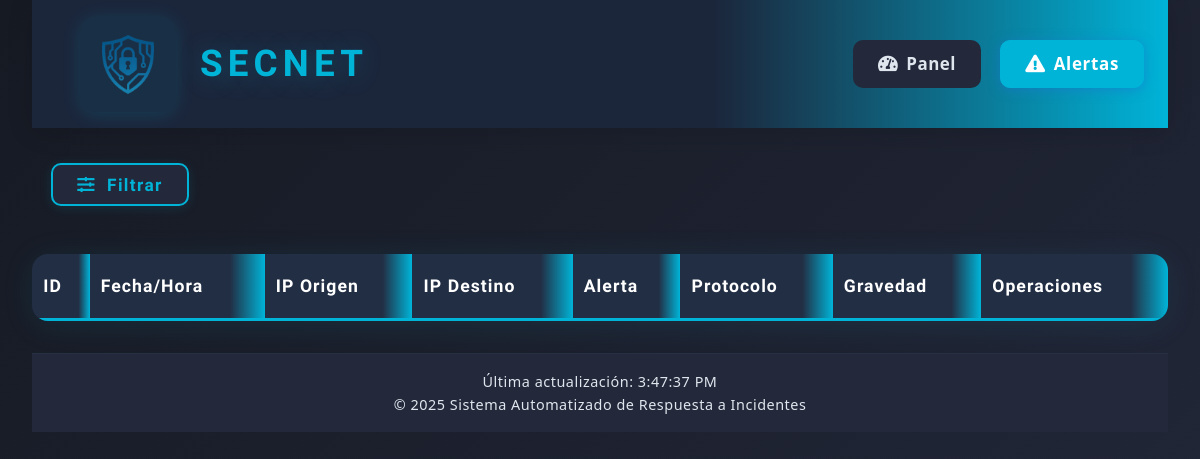
Page /web-interface/alerts.php?severity=3 on the earlier database version.
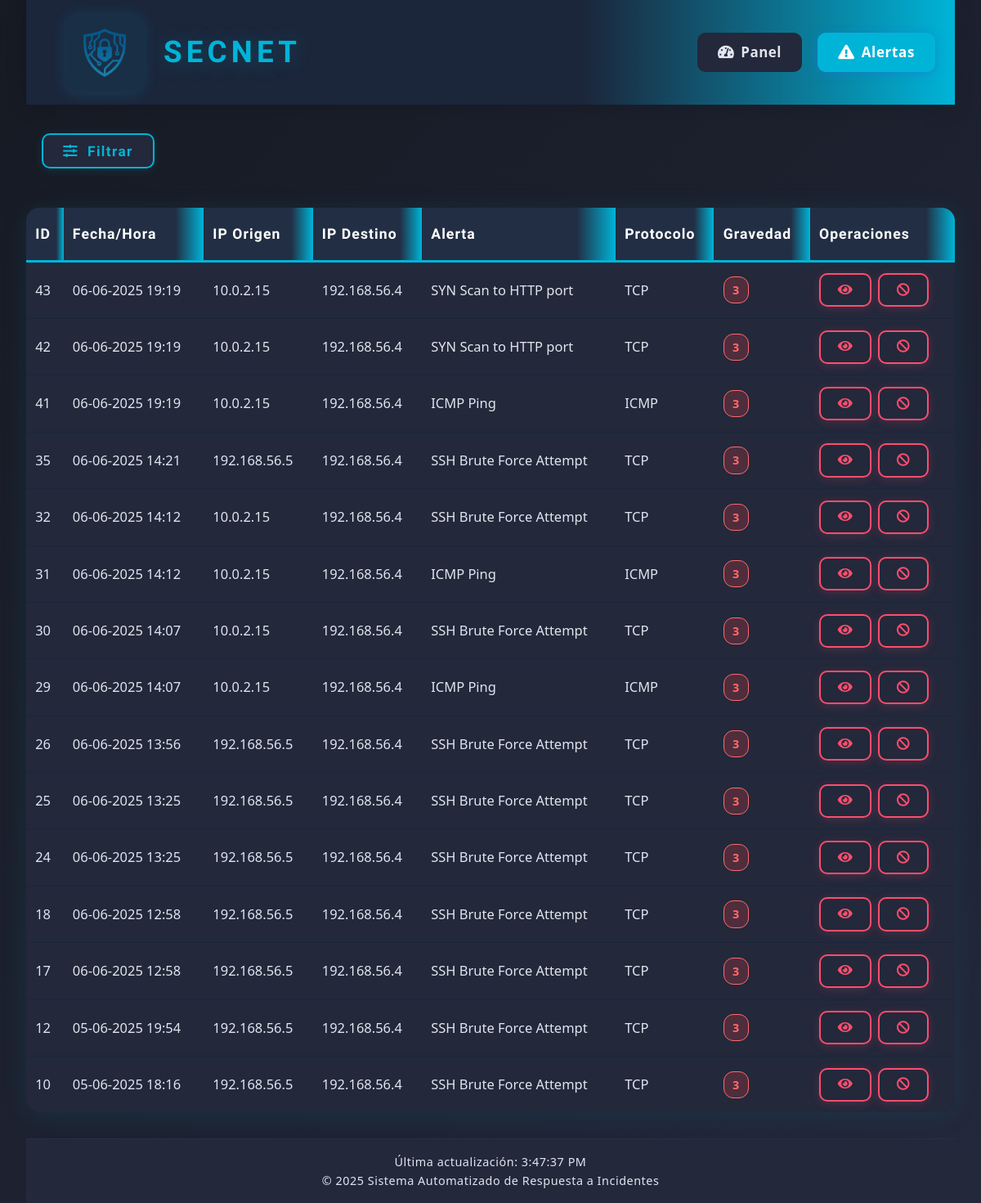
Same page on the later database version.
### tables this page shows
CREATE TABLE alerts (
        id INTEGER PRIMARY KEY AUTOINCREMENT,
        timestamp TEXT,
        source_ip TEXT,
        source_port TEXT,
        destination_ip TEXT,
        dest_port TEXT,
        alert_message TEXT,
        severity INTEGER,
        protocol TEXT,
        action_taken TEXT,
        raw_data TEXT
    );

### web-interface/alerts.php (the view, shortened to what this page needs)
<!DOCTYPE html>
<html lang="es">
<head>
    <link rel="stylesheet" href="css/style.css">
    <link rel="stylesheet" href="https://cdnjs.cloudflare.com/ajax/libs/font-awesome/5.15.3/css/all.min.css">
</head>
<body>
    <div class="container">
        <header>
            <div class="logo-container">
                <a href="index.php" style="display:flex;align-items:center;text-decoration:none;">
                    <img src="assets/logo.png" alt="Logo">
                    <h1 style="font-family: 'Orbitron', sans-serif;">SecNet</h1>
                </a>
            </div>
            <nav>
                <ul>
                    <li><a href="index.php"><i class="fas fa-tachometer-alt"></i> Panel</a></li>
                    <li><a href="alerts.php" class="active"><i class="fas fa-exclamation-triangle"></i> Alertas</a></li>
                </ul>
            </nav>
        </header>
        <main>
            <section class="alerts-section">
                <button id="toggleFiltersBtn" class="filter-button" type="button" style="margin-bottom:1.2rem;"><i class="fas fa-sliders-h"></i> Filtrar</button>
                <div class="alerts-table">
                    <table class="tech-table">
                        <thead>
                            <tr>
                                <th>ID</th>
                                <th>Fecha/Hora</th>
                                <th>IP Origen</th>
                                <th>IP Destino</th>
                                <th>Alerta</th>
                                <th>Protocolo</th>
                                <th>Gravedad</th>
                                <th>Operaciones</th>
                            </tr>
                        </thead>
                        <tbody id="alertsTableBody">
                            <?php
                            $db = new SQLite3('/var/www/html/database/alerts.db');
                            $db->exec("PRAGMA timezone = 'Europe/Madris'");
                            $offset = isset($_GET['offset']) ? intval($_GET['offset']) : 0;
                            $limit = 30;
                            $query = "SELECT * FROM alerts WHERE 1=1";
                            $countQuery = "SELECT COUNT(*) as total FROM alerts WHERE 1=1";
                            $params = [];
                            if (isset($_GET['severity']) && $_GET['severity'] !== '') {
                                $severity = intval($_GET['severity']);
                                if ($severity === 3) {
                                    $query .= " AND severity >= 3";
                                } else {
                                    $query .= " AND severity = :severity";
                                    $countQuery .= " AND severity = :severity";
                                    $params[':severity'] = $severity;
                                }
                            }
                            $query .= " ORDER BY timestamp DESC LIMIT $limit OFFSET $offset";
                            $stmt = $db->prepare($query);
                            $results = $stmt->execute();
                            while ($row = $results->fetchArray(SQLITE3_ASSOC)) {
                                echo '<tr>';
                                echo '<td>' . $row['id'] . '</td>';
                                $date = new DateTime($row['timestamp'], new DateTimeZone('UTC'));
                                $date->setTimezone(new DateTimeZone('Europe/Madrid'));
                                echo '<td data-timestamp="' . strtotime($row['timestamp']) . '">' . $date->format('d-m-Y H:i') . '</td>';
                                echo '<td>' . htmlspecialchars($row['source_ip']) . '</td>';
                                echo '<td>' . htmlspecialchars($row['destination_ip']) . '</td>';
                                echo '<td>' . htmlspecialchars($row['alert_message']) . '</td>';
                                echo '<td>' . htmlspecialchars($row['protocol']) . '</td>';
                                echo '<td><span class="gravedad-badge gravedad-' . (int)$row['severity'] . '">' . $row['severity'] . '</span></td>';
                                echo '<td>';
                                echo '<button class="action-btn alerta details-button" onclick="viewAlertDetails(' . $row['id'] . ')"><i class="fas fa-eye"></i></button> ';
                                echo '<button class="action-btn alerta block-button" onclick="blockIP(\'' . htmlspecialchars($row['source_ip']) . '\')"><i class="fas fa-ban"></i></button>';
                                echo '</td>';
                                echo '</tr>';
                            }
                            ?>
                        </tbody>
                    </table>
                </div>
            </section>
        </main>
        <footer class="footer-container">
            <p>&copy; <?php echo date('Y'); ?> Sistema Automatizado de Respuesta a Incidentes</p>
        </footer>
    </div>
</body>
</html>

Differences in the rows shown:
added alerts: id "43", timestamp "06-06-2025 19:19", source_ip "10.0.2.15", destination_ip "192.168.56.4", alert_message "SYN Scan to HTTP port", protocol "TCP", severity "3"
added alerts: id "42", timestamp "06-06-2025 19:19", source_ip "10.0.2.15", destination_ip "192.168.56.4", alert_message "SYN Scan to HTTP port", protocol "TCP", severity "3"
added alerts: id "41", timestamp "06-06-2025 19:19", source_ip "10.0.2.15", destination_ip "192.168.56.4", alert_message "ICMP Ping", protocol "ICMP", severity "3"
added alerts: id "35", timestamp "06-06-2025 14:21", source_ip "192.168.56.5", destination_ip "192.168.56.4", alert_message "SSH Brute Force Attempt", protocol "TCP", severity "3"
added alerts: id "32", timestamp "06-06-2025 14:12", source_ip "10.0.2.15", destination_ip "192.168.56.4", alert_message "SSH Brute Force Attempt", protocol "TCP", severity "3"
added alerts: id "31", timestamp "06-06-2025 14:12", source_ip "10.0.2.15", destination_ip "192.168.56.4", alert_message "ICMP Ping", protocol "ICMP", severity "3"
added alerts: id "30", timestamp "06-06-2025 14:07", source_ip "10.0.2.15", destination_ip "192.168.56.4", alert_message "SSH Brute Force Attempt", protocol "TCP", severity "3"
added alerts: id "29", timestamp "06-06-2025 14:07", source_ip "10.0.2.15", destination_ip "192.168.56.4", alert_message "ICMP Ping", protocol "ICMP", severity "3"
added alerts: id "26", timestamp "06-06-2025 13:56", source_ip "192.168.56.5", destination_ip "192.168.56.4", alert_message "SSH Brute Force Attempt", protocol "TCP", severity "3"
added alerts: id "25", timestamp "06-06-2025 13:25", source_ip "192.168.56.5", destination_ip "192.168.56.4", alert_message "SSH Brute Force Attempt", protocol "TCP", severity "3"
added alerts: id "24", timestamp "06-06-2025 13:25", source_ip "192.168.56.5", destination_ip "192.168.56.4", alert_message "SSH Brute Force Attempt", protocol "TCP", severity "3"
added alerts: id "18", timestamp "06-06-2025 12:58", source_ip "192.168.56.5", destination_ip "192.168.56.4", alert_message "SSH Brute Force Attempt", protocol "TCP", severity "3"
added alerts: id "17", timestamp "06-06-2025 12:58", source_ip "192.168.56.5", destination_ip "192.168.56.4", alert_message "SSH Brute Force Attempt", protocol "TCP", severity "3"
added alerts: id "12", timestamp "05-06-2025 19:54", source_ip "192.168.56.5", destination_ip "192.168.56.4", alert_message "SSH Brute Force Attempt", protocol "TCP", severity "3"
added alerts: id "10", timestamp "05-06-2025 18:16", source_ip "192.168.56.5", destination_ip "192.168.56.4", alert_message "SSH Brute Force Attempt", protocol "TCP", severity "3"
